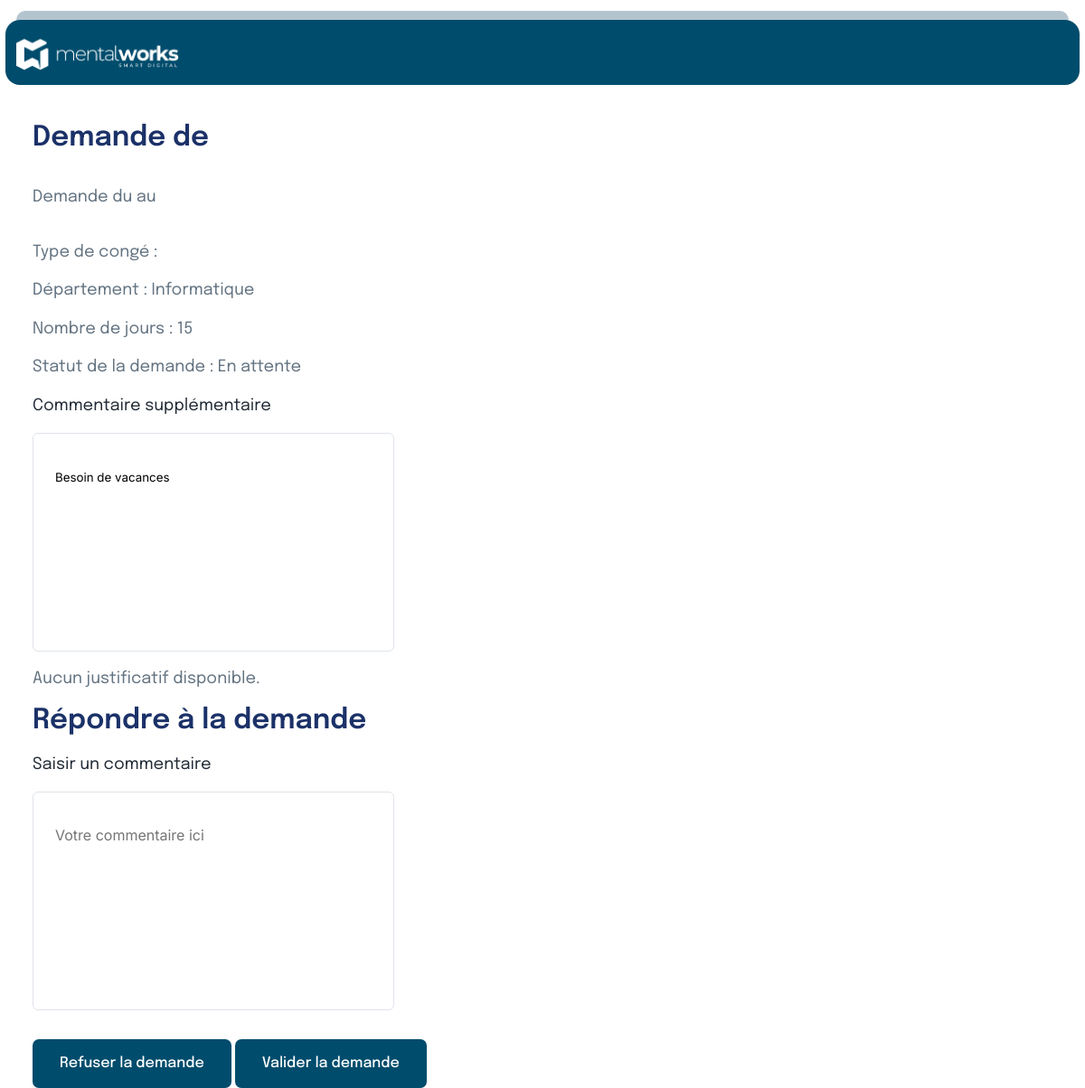
The app's page /viewARequest.php (signed in), older data.
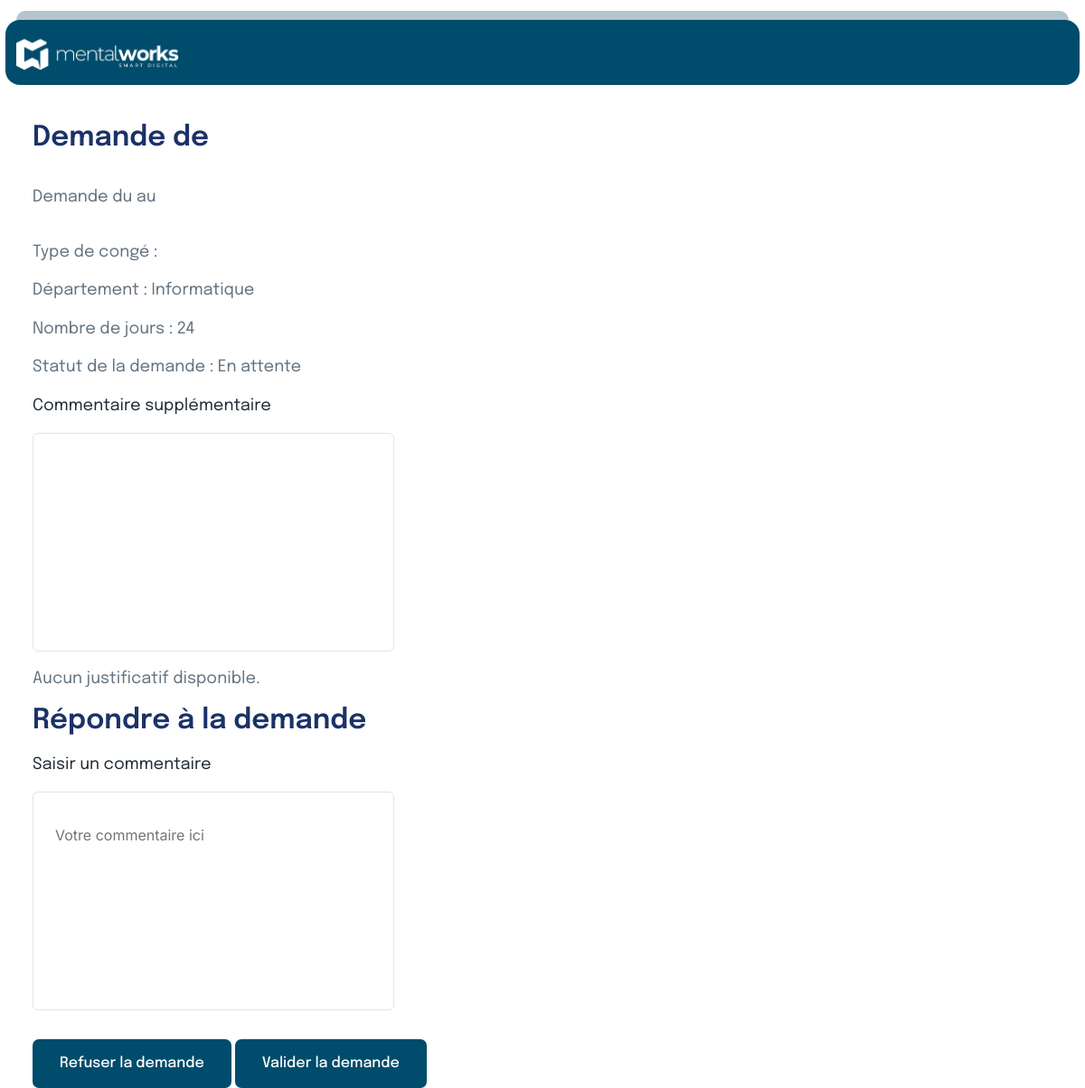
The same page, newer data.
### tables this page shows
CREATE TABLE `request` (
  `id` int(11) NOT NULL,
  `request_type_id` int(11) NOT NULL,
  `collaborator_id` int(11) NOT NULL,
  `department_id` int(11) DEFAULT NULL,
  `created_at` datetime NOT NULL,
  `start_at` datetime NOT NULL,
  `end_at` datetime NOT NULL,
  `receipt_file` varchar(255) DEFAULT NULL,
  `comment` text DEFAULT NULL,
  `answer_comment` text DEFAULT NULL,
  `answer` tinyint(1) NOT NULL,
  `answer_at` datetime DEFAULT NULL
);

CREATE TABLE `department` (
  `id` int(11) NOT NULL,
  `name` varchar(255) NOT NULL
);

### viewARequest.php (the view, shortened to what this page needs)
<!DOCTYPE html>
<html lang="fr">
  <head>
    <link rel="stylesheet" href="Style.css" />
    <link
      href="https://unpkg.com/boxicons@2.1.2/css/boxicons.min.css"
      rel="stylesheet"
    />
  </head>
  <?php
$conn = new mysqli("localhost", "username", "password", "nom_de_la_base");
$user_id = $_SESSION['user_id'];
$sql = "SELECT r.id, rt.name AS type_conge, r.start_at, r.end_at, r.comment, r.answer_comment, r.answer, r.receipt_file, d.name AS department_name, p.first_name, p.last_name, r.created_at
        FROM request r
        JOIN request_type rt ON r.request_type_id = rt.id
        JOIN person p ON r.collaborator_id = p.id
        JOIN department d ON r.department_id = d.id
        JOIN user u ON u.person_id = p.id
        WHERE u.id = ?";
$stmt = $conn->prepare($sql);
$stmt->bind_param("i", $user_id);
$stmt->execute();
$result = $stmt->get_result();
if ($row = $result->fetch_assoc()) {
    $date_debut = htmlspecialchars($row['start_at']);
    $date_fin = htmlspecialchars($row['end_at']);
    $statut = htmlspecialchars($row['answer'] === '1' ? 'Accepté' : ($row['answer'] === '0' ? 'Refusé' : 'En attente'));
    $commentaire = htmlspecialchars($row['comment']);
    $justificatif = htmlspecialchars($row['receipt_file']);
    $departement = htmlspecialchars($row['department_name']);
    $nb_jours = (strtotime($date_fin) - strtotime($date_debut)) / (60 * 60 * 24) + 1;
} else {
    echo "Aucune demande de congé trouvée.";
    exit();
}
?>
  <body>
  <div class="borderTop"></div>
  <div class="top">
    <img src="img/mentalworks.png" alt="Logo MentalWorks" />
  </div>
  <div class="middle">
    <div class="right">
        <h1>Demande de <?= htmlspecialchars($demande['first_name'] . ' ' . $demande['last_name']) ?></h1>
        <p> Demande du <?= htmlspecialchars($demande['date_debut']) ?> au <?= htmlspecialchars($demande['date_fin']) ?> </p>
        <div class="sectionRequestDetails">
            <p class="TypeRequest"> Type de congé : <?= htmlspecialchars($demande['type_demande']) ?></p>
            <p class="TypeRequest"> Département : <?php echo $departement; ?></p>
            <p class="TypeRequest"> Nombre de jours : <?php echo $nb_jours; ?></p>
            <p class="TypeRequest statuts"> Statut de la demande  : <?php echo $statut; ?></p>
            <div class="justificative RequestDetails">
              <p class="color">Commentaire supplémentaire</p>
              <input class="mangerComment" type="text" name="comment" value="<?php echo $commentaire; ?>">
            </div>
            <?php if (!empty($justificatif)): ?>
                <a href="uploads/<?php echo $justificatif; ?>" class="moreDetails" download>Télécharger le justificatif</a>
            <?php else: ?>
                <p>Aucun justificatif disponible.</p>
            <?php endif; ?>
            <div class="managerResponse">
                <h1>Répondre à la demande </h1>
                <div class="justificative RequestDetails">
                    <p class="color">Saisir un commentaire</p>
                    <input class="mangerComment" type="text" name="response_comment" placeholder="Votre commentaire ici">
                    <div class="end">
                        <button class="reject" type="submit">Refuser la demande</button>
                        <button class="accept" type="submit">Valider la demande</button>
                    </div>
                </div>
            </div>
        </div>
    </div>
  </body>
</html>

Row changes from the older to the newer data that the page shows:
removed request: department.name "Informatique", nb_jours "15", answer "En attente", comment "Besoin de vacances"
now on this page (row unchanged): department: name "Informatique"
added request: nb_jours "24", answer "En attente"
